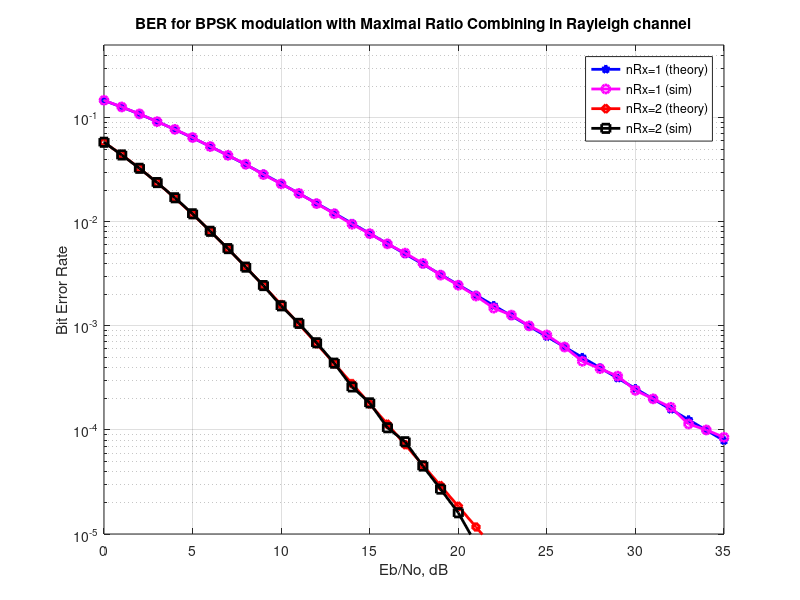

Write MATLAB code to recreate this figure.
clear
N = 10^6; % number of bits or symbols
 
% Transmitter
ip = rand(1,N)>0.5; % generating 0,1 with equal probability
s = 2*ip-1; % BPSK modulation 0 -> -1; 1 -> 1
 
nRx =  [1 2];
Eb_N0_dB = [0:35]; % multiple Eb/N0 values
 
for jj = 1:length(nRx)
 
    for ii = 1:length(Eb_N0_dB)
 
        n = 1/sqrt(2)*[randn(nRx(jj),N) + j*randn(nRx(jj),N)]; % white gaussian noise, 0dB variance
        h = 1/sqrt(2)*[randn(nRx(jj),N) + j*randn(nRx(jj),N)]; % Rayleigh channel
 
        % Channel and Noise addition
        sD = kron(ones(nRx(jj),1),s);
        y = h.*sD + 10^(-Eb_N0_dB(ii)/20)*n;
 
        % equalization and maximal ratio combining 
        yHat =  sum(conj(h).*y,1)./sum(h.*conj(h),1); 
 
        % receiver - hard decision decoding
        ipHat = real(yHat)>0;
 
        % counting the errors
        nErr(jj,ii) = size(find([ip- ipHat]),2);
 
    end
 
end
 
simBer = nErr/N; % simulated ber
EbN0Lin = 10.^(Eb_N0_dB/10);
theoryBer_nRx1 = 0.5.*(1-1*(1+1./EbN0Lin).^(-0.5)); 
p = 1/2 - 1/2*(1+1./EbN0Lin).^(-1/2);
theoryBer_nRx2 = p.^2.*(1+2*(1-p)); 
 
close all
figure
semilogy(Eb_N0_dB,theoryBer_nRx1,'bp-','LineWidth',2);
hold on
semilogy(Eb_N0_dB,simBer(1,:),'mo-','LineWidth',2);
semilogy(Eb_N0_dB,theoryBer_nRx2,'rd-','LineWidth',2);
semilogy(Eb_N0_dB,simBer(2,:),'ks-','LineWidth',2);
axis([0 35 10^-5 0.5])
grid on
legend('nRx=1 (theory)', 'nRx=1 (sim)', 'nRx=2 (theory)', 'nRx=2 (sim)');
xlabel('Eb/No, dB');
ylabel('Bit Error Rate');
title('BER for BPSK modulation with Maximal Ratio Combining in Rayleigh channel');
